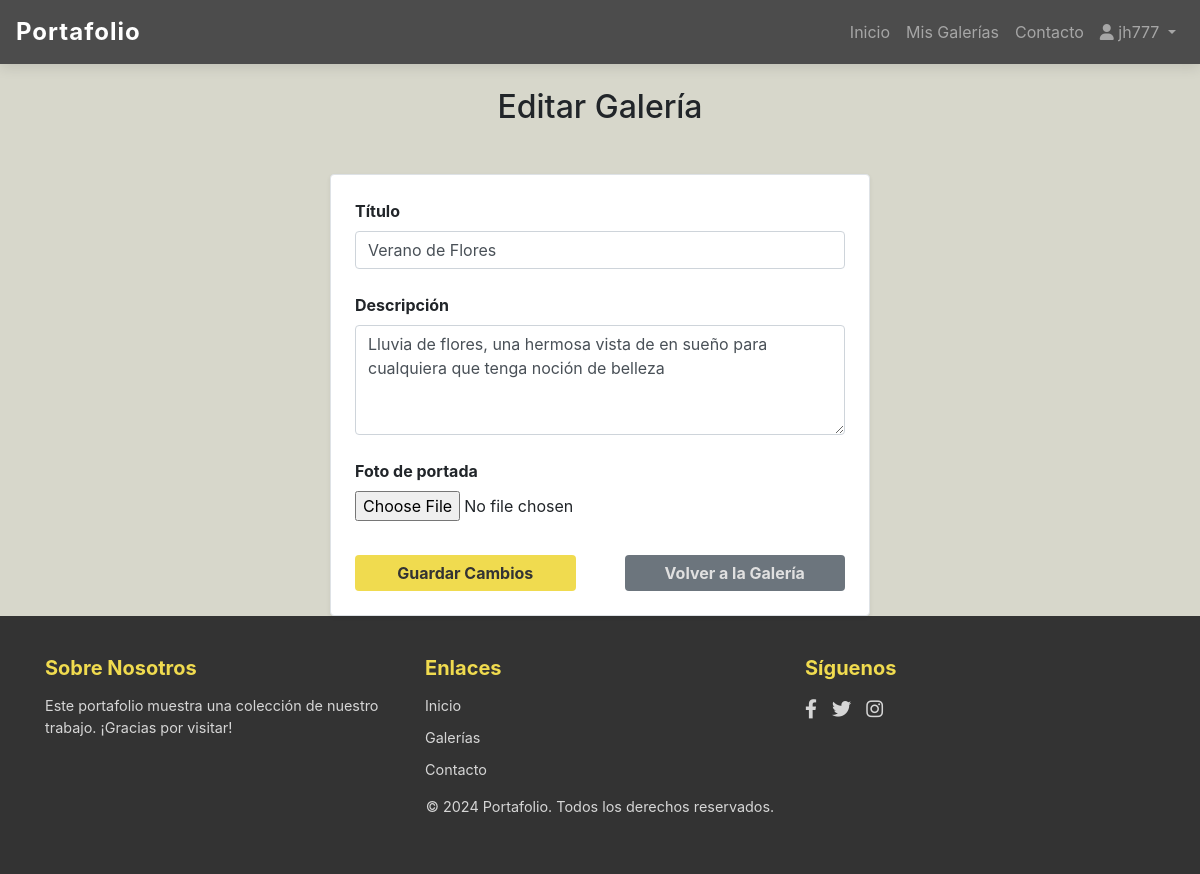
The page /gallery/1/edit/ (signed in) on the database its author committed.
### gallery/models.py (models this page shows, shortened)
class Gallery(models.Model):
    user = models.ForeignKey(User, on_delete=models.CASCADE, related_name='galleries')
    title = models.CharField(max_length=100)
    description = models.TextField(blank=True, null=True)
    photo = models.ImageField(upload_to='gallery/', blank=True, null=True)
    created_at = models.DateTimeField(auto_now_add=True)

### gallery/views.py (the view)
# urls.py: path('gallery/<int:gallery_id>/edit/', views.edit_gallery, name='edit_gallery'),
@login_required
def edit_gallery(request, gallery_id):
    gallery = get_object_or_404(Gallery, id=gallery_id)
    if request.user != gallery.user:
        messages.error(request, "No tienes permiso para editar esta galería.")
        return redirect('gallery_detail', pk=gallery.id)
    if request.method == 'POST':
        form = GalleryForm(request.POST, request.FILES, instance=gallery)
        if form.is_valid():
            form.save()
            messages.success(request, "Galería actualizada exitosamente.")
            return redirect('gallery_detail', pk=gallery.id)
    else:
        form = GalleryForm(instance=gallery)
    return render(request, 'gallery/edit_gallery.html', {'form': form, 'gallery': gallery})

### gallery/forms.py
class GalleryForm(forms.ModelForm):
    class Meta:
        model = Gallery
        fields = ['title', 'description', 'photo']

### gallery/templates/gallery/edit_gallery.html (shortened to what this page needs)
{% extends 'base.html' %}
{% block content %}
<div class="container mt-4">
    <h2 class="text-center mb-5">Editar Galería</h2>
    <div class="row justify-content-center">
        <div class="col-md-8 col-lg-6">
            <form method="POST" enctype="multipart/form-data" class="p-4 rounded shadow-sm" style="background-color: #ffffff; border: 1px solid #dee2e6;">
                <div class="form-group mb-4">
                    <label for="id_title" class="font-weight-bold">Título</label>
                    <input type="text" name="title" id="id_title" class="form-control" placeholder="Título de la galería" value="{{ form.title.value|default_if_none:'' }}">
                </div>
                <div class="form-group mb-4">
                    <label for="id_description" class="font-weight-bold">Descripción</label>
                    <textarea name="description" id="id_description" class="form-control" placeholder="Descripción de la galería" rows="4">{{ form.description.value|default_if_none:'' }}</textarea>
                </div>
                <div class="form-group mb-4">
                    <label for="id_photo" class="font-weight-bold">Foto de portada</label>
                    <input type="file" name="photo" id="id_photo" class="form-control-file">
                </div>
                <div class="d-flex justify-content-between">
                    <button type="submit" class="btn btn-primary btn-form" style="width: 45%;">Guardar Cambios</button>
                    <a href="{% url 'gallery_detail' gallery.id %}" class="btn btn-secondary btn-form-2" style="width: 45%;">Volver a la Galería</a>
                </div>
            </form>
        </div>
    </div>
</div>
{% endblock %}

### templates/gallery/admin/_nav_bar.html (shortened to what this page needs)
{% load static %}
<nav class="navbar navbar-expand-lg navbar-dark navbar-custom">
    <a class="navbar-brand" href="#">Portafolio</a>
    <div class="collapse navbar-collapse" id="navbarNav">
        <ul class="navbar-nav ml-auto">
            <li class="nav-item">
                <a class="nav-link" href="{% url 'gallery_list' %}">Inicio</a>
            </li>
            <li class="nav-item">
                <a class="nav-link" href="{% url 'user_galleries' %}">Mis Galerías</a>
            </li>
            <li class="nav-item">
                <a class="nav-link" href="#">Contacto</a>
            </li>
            <li class="nav-item dropdown">
                <a class="nav-link dropdown-toggle" href="#" id="userDropdown" role="button" data-toggle="dropdown" aria-haspopup="true" aria-expanded="false">
                    <i class="fas fa-user"></i> {% firstof user.get_username user.get_short_name %}
                </a>
            </li>
        </ul>
    </div>
</nav>

### gallery/static/gallery/css/styles.css (style rules this page uses)
html, body { margin: 0; padding: 0; width: 100%; overflow-x: hidden; }
.navbar-custom { background-color: rgba(0, 0, 0, 0.7); color: white; width: 100%; z-index: 3; box-shadow: 0px 4px 12px rgba(0, 0, 0, 0.1); transition: background-color 0.3s ease-in-out; }
.navbar-custom .navbar-brand { font-weight: bold; font-size: 1.5rem; letter-spacing: 1px; }
.navbar-custom .nav-link { color: rgba(255, 255, 255, 0.8); font-size: 1rem; transition: color 0.3s ease-in-out; padding: 0.75rem; }
.btn-form { margin-top: 10px; background-color: #f0db4f; border: none; color: #333; font-weight: bold; }
.btn-form-2 { margin-top: 10px; background-color: #6c757d; border: none; color: #e0e0e0; font-weight: bold; }

### rows shown on the page
Gallery: title "Verano de Flores", description "Lluvia de flores, una hermosa vista de en sueño para cualquiera que tenga noción de belleza"
